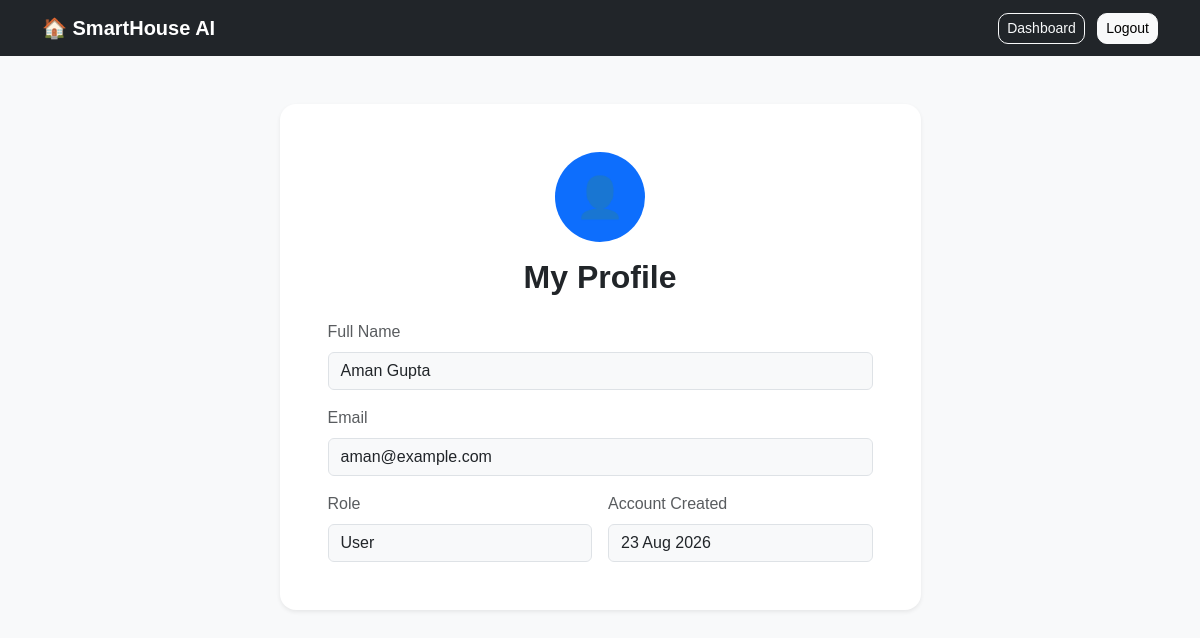
Screenshot of /profile (signed in) with the database file from the repository.
### database/models.py (models this page shows)
class User(UserMixin, db.Model):
    __tablename__ = "users"
    id = db.Column(db.Integer, primary_key=True)
    name = db.Column(
        db.String(100),
        nullable=False
    )
    email = db.Column(
        db.String(120),
        unique=True,
        nullable=False
    )
    password_hash = db.Column(
        db.String(255),
        nullable=False
    )
    role = db.Column(
        db.String(20),
        default="user"
    )
    created_at = db.Column(
        db.DateTime,
        default=datetime.utcnow
    )
    predictions = db.relationship(
        "Prediction",
        backref="user",
        lazy=True,
        cascade="all, delete-orphan"
    )

### routes/main.py (the view)
@main_bp.route("/profile")
@login_required
def profile():
    return render_template(
        "profile.html"
    )

### app.py (called while the page is built)
@login_manager.user_loader
def load_user(user_id):
    return db.session.get(
        User,
        int(user_id)
    )

### templates/profile.html (shortened to what this page needs)
<!DOCTYPE html>
<html lang="en">
<head>
    <link
        href="https://cdn.jsdelivr.net/npm/bootstrap@5.3.3/dist/css/bootstrap.min.css"
        rel="stylesheet"
    >
    <link
        rel="stylesheet"
        href="{{ url_for('static', filename='css/style.css') }}"
    >
</head>
<body class="bg-light">
<nav class="navbar navbar-dark bg-dark">
    <div class="container">
        <a class="navbar-brand fw-bold" href="{{ url_for('index') }}">
            🏠 SmartHouse AI
        </a>
        <div>
            <a class="btn btn-outline-light btn-sm me-2"
               href="{{ url_for('main.dashboard') }}">
                Dashboard
            </a>
            <a class="btn btn-light btn-sm"
               href="{{ url_for('auth.logout') }}">
                Logout
            </a>
        </div>
    </div>
</nav>
<div class="container py-5">
    <div class="row justify-content-center">
        <div class="col-lg-7">
            <div class="card border-0 shadow-sm">
                <div class="card-body p-5">
                    <div class="text-center mb-4">
                        <div
                            class="rounded-circle bg-primary text-white d-inline-flex align-items-center justify-content-center"
                            style="width:90px;height:90px;font-size:40px;"
                        >
                        </div>
                        <h2 class="fw-bold mt-3">
                            My Profile
                        </h2>
                    </div>
                    {% if current_user.is_authenticated %}
                    <div class="row g-3">
                        <div class="col-12">
                            <label class="form-label text-muted">
                                Full Name
                            </label>
                            <div class="form-control bg-light">
                                {{ current_user.name }}
                            </div>
                        </div>
                        <div class="col-12">
                            <label class="form-label text-muted">
                                Email
                            </label>
                            <div class="form-control bg-light">
                                {{ current_user.email }}
                            </div>
                        </div>
                        <div class="col-md-6">
                            <label class="form-label text-muted">
                                Role
                            </label>
                            <div class="form-control bg-light">
                                {{ current_user.role|capitalize }}
                            </div>
                        </div>
                        <div class="col-md-6">
                            <label class="form-label text-muted">
                                Account Created
                            </label>
                            <div class="form-control bg-light">
                                {{ current_user.created_at.strftime('%d %b %Y') }}
                            </div>
                        </div>
                    </div>
                    {% endif %}
                </div>
            </div>
        </div>
    </div>
</div>
</body>
</html>

### static/css/style.css (style rules this page uses)
body { font-family: Arial, sans-serif; }
.card { border-radius: 16px; }
.btn { border-radius: 10px; }

### rows the page displays
User: name "Aman Gupta", email "aman@example.com", role "User", created_at "23 Aug 2026"
